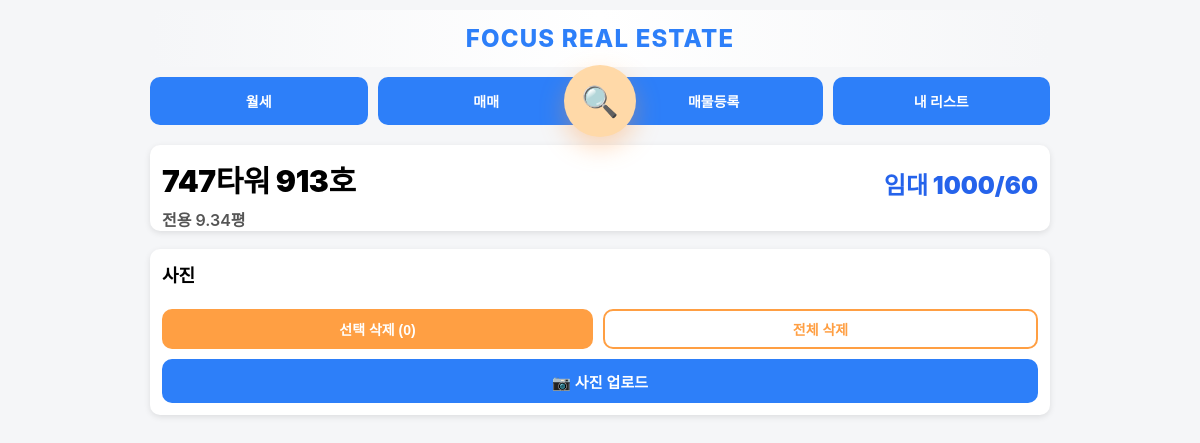
/property/154 (signed in), run on the app's committed database.
### app.py (models this page shows)
class Property(db.Model):
    status = db.Column(db.String(20), default='available')
    property_type = db.Column(db.String(50))
    id = db.Column(db.Integer, primary_key=True)
    building_name = db.Column(db.String(200))
    exclusive_area = db.Column(db.Float)
    contract_area = db.Column(db.Float)
    deposit = db.Column(db.Integer)
    rent = db.Column(db.Integer)
    sale_price = db.Column(db.Integer)
    category = db.Column(db.String(20))
    status = db.Column(db.String(20), default='available')

### app.py (the view)
@app.route("/property/<int:id>")
@login_required
def property_detail(id):
    p = Property.query.get_or_404(id)
    images = PropertyImage.query.filter_by(property_id=id).order_by(PropertyImage.id.desc()).all()
    collections = Collection.query.all()
    existing_pairs = set(
        (item.property_id, item.collection_id)
        for item in CollectionItem.query.filter_by(property_id=id).all()
    )
    return render_template(
        "property_detail.html",
        p=p,
        images=images,
        format_sale_price_korean=format_sale_price_korean,
        collections=collections,
        existing_pairs=existing_pairs
    )

### app.py (called while the page is built)
@login_manager.user_loader
def load_user(user_id):
    return User.query.get(int(user_id))

### templates/property_detail.html (shortened to what this page needs)
{% extends "base.html" %}
{% block content %}
<div class="card has-mobile-panel-padding">
  <div style="display:flex; align-items:flex-end; justify-content:space-between; gap:10px;">
    <div style="font-size:30px; font-weight:900; letter-spacing:-0.4px;">
      {{ p.building_name }}
    </div>
    <div style="font-size:24px; font-weight:900; color:#2563eb; white-space:nowrap;">
      {% if p.category == "매매" %}
        매매 {{ format_sale_price_korean(p.sale_price) }}
      {% else %}
        임대 {{ p.deposit }}/{{ p.rent }}
      {% endif %}
    </div>
  </div>
  <div style="margin-top:6px; font-size:16px; color:#555; font-weight:600;">
    전용 {{ p.exclusive_area }}평
  </div>
</div>
<div class="card" style="margin-top:18px;">
  <div style="font-size:18px; font-weight:800; margin-bottom:10px;">사진</div>
  <div class="photo-actions">
  <button type="button" id="btn-delete-selected" class="danger-btn">
    선택 삭제 (<span id="selected-count">0</span>)
  </button>
  <button type="button" id="btn-delete-all" class="danger-btn outline">
    전체 삭제
  </button>
</div>
    <form id="photo-upload-form" enctype="multipart/form-data">
    <button type="button" id="photo-trigger" class="primary-btn" style="margin-top:10px;">
      📷 사진 업로드
    </button>
  </form>
</div>
{% endblock %}

### templates/base.html (style rules this page uses)
body { font-size: 14px; }
body { font-family: "Pretendard", -apple-system, BlinkMacSystemFont, "Segoe UI", Roboto, sans-serif; margin: 0; padding: 0; background: #f5f6f8; }
.card { background: white; padding: 12px; border-radius: 10px; margin-bottom: 10px; box-shadow: 0 2px 6px rgba(0,0,0,0.1); }

### templates/property_detail.html (style rules this page uses)
.primary-btn { width:100%; height:44px; border:none; border-radius:10px; background:#2d7ff9; color:#fff; font-weight:800; font-size:15px; cursor:pointer; display:flex; align-items:center; justify-content:center; gap:8px; }
.photo-actions { display:flex; gap:10px; margin-top:12px; }
.danger-btn { flex:1; height:40px; border:none; border-radius:10px; background:#ff9f43; color:#fff; font-weight:800; font-size:14px; cursor:pointer; transition:all 0.15s ease; }
.danger-btn.outline { background:#fff; color:#ff9f43; border:2px solid #ff9f43; }
.has-mobile-panel-padding { padding-bottom:88px; }
@media (min-width:801px) { .has-mobile-panel-padding { padding-bottom:0; } }

### data on the page
Property: building_name "747타워 913호", deposit "1000", rent "60", exclusive_area "9.34"
